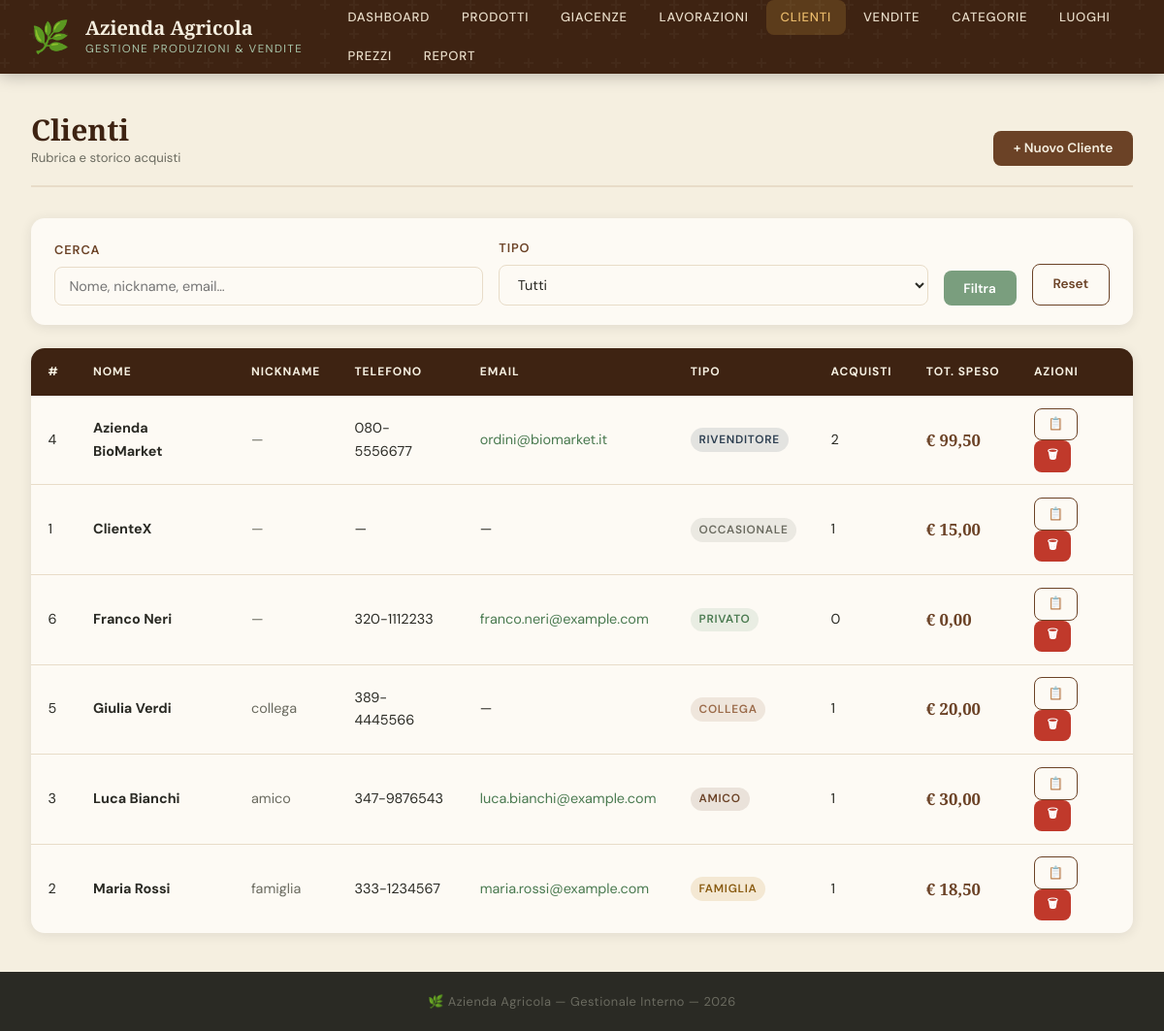
The page /clienti.php on the database its author committed.
### tables this page shows
CREATE TABLE CLIENTE (
    id_cliente INT AUTO_INCREMENT PRIMARY KEY,
    nome VARCHAR(150) NOT NULL,
    nickname VARCHAR(100),
    telefono VARCHAR(20),
    email VARCHAR(150),
    tipo_cliente ENUM('privato','famiglia','amico','collega','rivenditore','occasionale') NOT NULL DEFAULT 'privato'
);

### src/db.php (called while the page is built, shortened)
<?php
function db_query(mysqli $conn, string $sql, string $types = '', array $params = []): array {
    if ($types && $params) {
        $stmt = $conn->prepare($sql);
        if (!$stmt) return [];
        $stmt->bind_param($types, ...$params);
        $stmt->execute();
        $result = $stmt->get_result();
        $stmt->close();
    } else {
        $result = $conn->query($sql);
    }
    $rows = [];
    while ($row = $result->fetch_assoc()) $rows[] = $row;
    return $rows;
}

### src/clienti.php (the view, shortened to what this page needs)
<?php
require_once __DIR__ . '/db.php';
$search = trim($_GET['q'] ?? '');
$tipo_f = $_GET['tipo'] ?? '';
$where  = []; $types = ''; $params = [];
$wClause = $where ? 'WHERE '.implode(' AND ',$where) : '';
$clienti = db_query($conn,
    "SELECT c.*, COUNT(v.id_vendita) AS num_acquisti, COALESCE(SUM(v.totale_pagato),0) AS totale_speso
     FROM CLIENTE c LEFT JOIN VENDITA v ON v.id_cliente=c.id_cliente
     $wClause GROUP BY c.id_cliente ORDER BY c.nome",
    $types, $params);
include __DIR__ . '/header.php';
?>
<div class="page-header">
    <div><h1 class="page-title">Clienti<small>Rubrica e storico acquisti</small></h1></div>
    <button class="btn btn--primary" data-modal-open="modal-add">+ Nuovo Cliente</button>
</div>
<form method="get" class="filter-bar">
    <div class="form-group"><label>Cerca</label><input type="text" name="q" value="<?= htmlspecialchars($search) ?>" placeholder="Nome, nickname, email…"></div>
    <div class="form-group"><label>Tipo</label>
        <select name="tipo"><option value="">Tutti</option>
        <?php foreach (['privato','famiglia','amico','collega','rivenditore','occasionale'] as $t): ?>
        <option value="<?= $t ?>" <?= $tipo_f===$t?'selected':'' ?>><?= ucfirst($t) ?></option>
        <?php endforeach; ?></select>
    </div>
    <button type="submit" class="btn btn--salvia">Filtra</button>
    <a href="/clienti.php" class="btn btn--ghost">Reset</a>
</form>
<div class="table-wrap">
    <table>
        <thead><tr><th>#</th><th>Nome</th><th>Nickname</th><th>Telefono</th><th>Email</th><th>Tipo</th><th>Acquisti</th><th>Tot. Speso</th><th>Azioni</th></tr></thead>
        <tbody>
        <?php if (empty($clienti)): ?>
            <tr><td colspan="9" style="text-align:center;padding:2rem;color:var(--grigio)">Nessun cliente trovato.</td></tr>
        <?php else: ?>
        <?php foreach ($clienti as $c): ?>
        <tr>
            <td><?= $c['id_cliente'] ?></td>
            <td><strong><?= htmlspecialchars($c['nome']) ?></strong></td>
            <td><span style="color:var(--grigio)"><?= htmlspecialchars($c['nickname'] ?? '—') ?></span></td>
            <td><?= htmlspecialchars($c['telefono'] ?? '—') ?></td>
            <td><?= $c['email'] ? '<a href="mailto:'.htmlspecialchars($c['email']).'">'.htmlspecialchars($c['email']).'</a>' : '—' ?></td>
            <td><span class="badge badge--<?= $c['tipo_cliente'] ?>"><?= $c['tipo_cliente'] ?></span></td>
            <td><?= $c['num_acquisti'] ?></td>
            <td class="price-tag">€ <?= number_format($c['totale_speso'],2,',','.') ?></td>
            <td>
                <a href="/vendite.php?cliente=<?= $c['id_cliente'] ?>" class="btn btn--ghost btn--sm">📋</a>
                <form method="post" style="display:inline">
                    <button type="submit" class="btn btn--danger btn--sm" data-confirm="Eliminare '<?= htmlspecialchars($c['nome']) ?>'?">🗑</button>
                </form>
            </td>
        </tr>
        <?php endforeach; ?>
        <?php endif; ?>
        </tbody>
    </table>
</div>
<?php include __DIR__ . '/footer.php'; ?>

### src/css/style.css (style rules this page uses)
:root { --terra: #6B4226; --terra-light: #9B6B4A; --terra-dark: #3E2312; --salvia: #7A9E7E; --salvia-light:#A8C5AA; --salvia-dark: #4A7A50; --ocra: #C8963E; --ocra-light: #E8B96A; --crema: #F5EFE0; --crema-dark: #E8DCC8; --bianco: #FDFAF4; --carbone: #2A2A24; --grigio: #6B6B60; --grigio-light:#D5D0C4; --rosso: #C0392B; --verde: #27AE60; --radius: 8px; --radius-lg: 14px; --shadow: 0 2px 12px rgba(42,42,36,0.10); --shadow-lg: 0 6px 32px rgba(42,42,36,0.16); --transition: 0.22s cubic-bezier(.4,0,.2,1); }
*, *::before, *::after { box-sizing: border-box; margin: 0; padding: 0; }
html { scroll-behavior: smooth; }
body { font-family: 'DM Sans', sans-serif; background: var(--crema); color: var(--carbone); min-height: 100vh; display: flex; flex-direction: column; font-size: 15px; line-height: 1.65; }
h1,h2,h3,h4 { font-family: 'Playfair Display', serif; line-height: 1.2; }
h1 { font-size: clamp(1.6rem,3vw,2.4rem); color: var(--terra-dark); }
a { color: var(--salvia-dark); text-decoration: none; transition: color var(--transition); }
.page-header { display: flex; align-items: flex-end; justify-content: space-between; gap: 1.5rem; margin-bottom: 2rem; padding-bottom: 1.25rem; border-bottom: 2px solid var(--crema-dark); }
.page-title { font-size: clamp(1.4rem,2.5vw,2rem); color: var(--terra-dark); }
.page-title small { display: block; font-family: 'DM Sans', sans-serif; font-size: .82rem; font-weight: 400; color: var(--grigio); margin-top: .2rem; }
.table-wrap { overflow-x: auto; border-radius: var(--radius-lg); box-shadow: var(--shadow); background: var(--bianco); }
table { width: 100%; border-collapse: collapse; font-size: .9rem; }
thead tr { background: var(--terra-dark); color: var(--crema); }
thead th { padding: .9rem 1.1rem; text-align: left; font-size: .75rem; text-transform: uppercase; letter-spacing: .08em; white-space: nowrap; }
tbody tr { border-bottom: 1px solid var(--crema-dark); transition: background var(--transition); }
tbody tr:last-child { border-bottom: none; }
td { padding: .8rem 1.1rem; vertical-align: middle; }
.badge { display: inline-block; padding: .22em .75em; border-radius: 20px; font-size: .74rem; font-weight: 600; text-transform: uppercase; letter-spacing: .06em; white-space: nowrap; }
.badge--occasionale { background: rgba(107,107,96,.12); color: var(--grigio); }
.badge--privato { background: rgba(122,158,126,.15); color: var(--salvia-dark); }
.badge--famiglia { background: rgba(200,150,62,.18); color: #8a5c12; }
.badge--amico { background: rgba(107,66,38,.13); color: var(--terra); }
.badge--rivenditore { background: rgba(44,62,80,.12); color: #2c3e50; }
.badge--collega { background: rgba(155,106,74,.14); color: var(--terra-light); }
.btn { display: inline-flex; align-items: center; gap: .45rem; padding: .6rem 1.3rem; border-radius: var(--radius); font-family: 'DM Sans', sans-serif; font-size: .85rem; font-weight: 600; cursor: pointer; border: none; transition: all var(--transition); text-decoration: none; white-space: nowrap; }
.btn--primary { background: var(--terra); color: var(--crema); }
.btn--salvia { background: var(--salvia); color: white; }
.btn--ghost { background: transparent; color: var(--terra); border: 1.5px solid var(--terra); }
.btn--danger { background: var(--rosso); color: white; }
.btn--sm { padding: .35rem .85rem; font-size: .78rem; }
.form-group { display: flex; flex-direction: column; gap: .4rem; }
label { font-size: .8rem; font-weight: 600; text-transform: uppercase; letter-spacing: .07em; color: var(--terra); }
input[type="text"], input[type="number"], input[type="email"], input[type="tel"], input[type="date"], select, textarea { padding: .65rem .9rem; border: 1.5px solid var(--crema-dark); border-radius: var(--radius); font-family: 'DM Sans', sans-serif; font-size: .9rem; background: var(--bianco); color: var(--carbone); transition: border-color var(--transition), box-shadow var(--transition); width: 100%; }
.filter-bar { background: var(--bianco); border-radius: var(--radius-lg); padding: 1.25rem 1.5rem; margin-bottom: 1.5rem; box-shadow: var(--shadow); display: flex; flex-wrap: wrap; gap: 1rem; align-items: flex-end; }
.filter-bar .form-group { min-width: 180px; flex: 1; }
.price-tag { font-family: 'Playfair Display', serif; font-weight: 700; font-size: 1.05rem; color: var(--terra); }

### rows shown on the page
cliente: id_cliente "4", nome "Azienda BioMarket", nickname "—", telefono "080-5556677", email "ordini@biomarket.it", tipo_cliente "RIVENDITORE", num_acquisti "2", totale_speso "99,50"
cliente: id_cliente "1", nome "ClienteX", nickname "—", telefono "—", tipo_cliente "OCCASIONALE", num_acquisti "1", totale_speso "15,00"
cliente: id_cliente "6", nome "Franco Neri", nickname "—", telefono "320-1112233", email "franco.neri@example.com", tipo_cliente "PRIVATO", num_acquisti "0", totale_speso "0,00"
cliente: id_cliente "5", nome "Giulia Verdi", nickname "collega", telefono "389-4445566", tipo_cliente "COLLEGA", num_acquisti "1", totale_speso "20,00"
cliente: id_cliente "3", nome "Luca Bianchi", nickname "amico", telefono "347-9876543", email "luca.bianchi@example.com", tipo_cliente "AMICO", num_acquisti "1", totale_speso "30,00"
cliente: id_cliente "2", nome "Maria Rossi", nickname "famiglia", telefono "333-1234567", email "maria.rossi@example.com", tipo_cliente "FAMIGLIA", num_acquisti "1", totale_speso "18,50"
